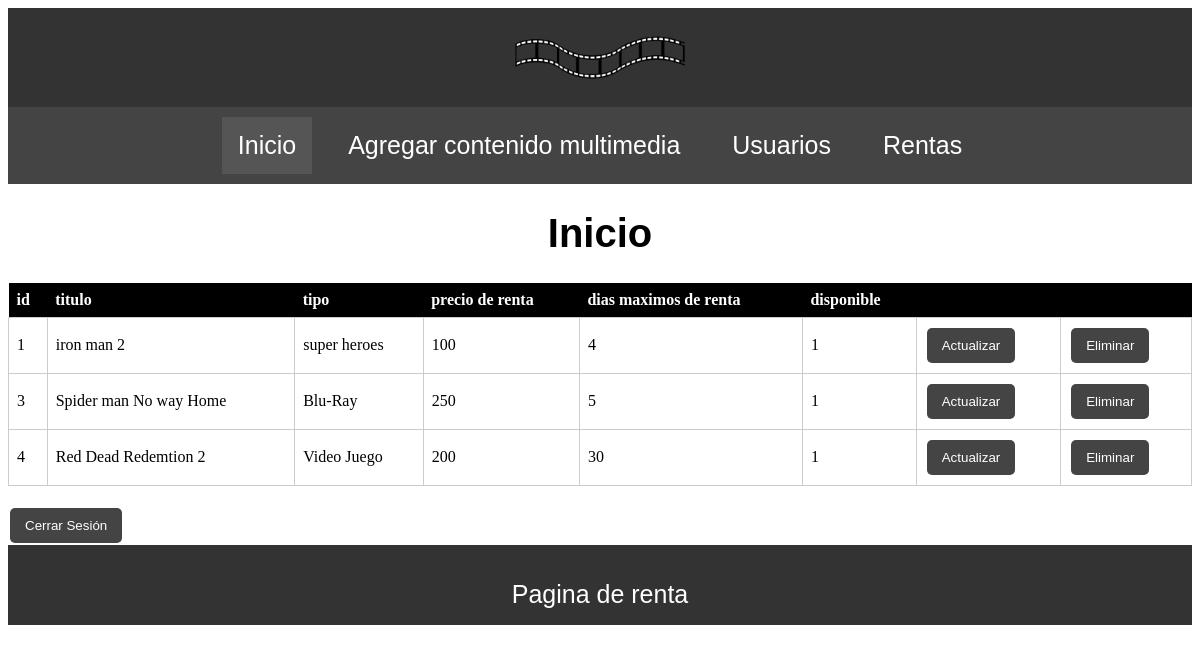
The page /views/admin/admin_principal.php (signed in) on the database its author committed.
### tables this page shows
CREATE TABLE `multimedia` (
  `id` int NOT NULL AUTO_INCREMENT,
  `titulo` varchar(45) NOT NULL,
  `tipo` varchar(45) NOT NULL,
  `precio_renta` double DEFAULT NULL,
  `dias_renta` varchar(45) DEFAULT NULL,
  `disponible` tinyint(1) DEFAULT NULL,
  PRIMARY KEY (`id`)
);

### views/admin/admin_principal.php (the view, shortened to what this page needs)
<html>
<head>
    <link rel="stylesheet" href="../../css/admin.css">
</head>
<body>
    <header class="header">
        <a href="admin_principal.php">
            <img class="header__logo" src="../../img/logo.png" alt="logo">
        </a>
    </header>
    <nav class="navegacion">
        <a href="admin_principal.php" class="navegacion__enlace navegacion__enlace--activo">Inicio</a>
        <a href="productos.php" class="navegacion__enlace">Agregar contenido multimedia</a>
        <a href="usuarios.php" class="navegacion__enlace">Usuarios</a>
        <a href="rentas.php" class="navegacion__enlace">Rentas</a>
    </nav>
    <main>
        <h1>Inicio</h1>
    <table>
        <tr>
            <th>id</th>
            <th>titulo</th>
            <th>tipo</th>
            <th>precio de renta</th>
            <th>dias maximos de renta</th>
            <th>disponible</th>
            <th></th>
            <th></th>
        </tr>
        <?php
        require_once '../conexion.php';
        if($conn) {
            $sql = "SELECT id, titulo, tipo, precio_renta, dias_renta, disponible FROM multimedia";
            $resultado = mysqli_query($conn, $sql);
            while ($row = mysqli_fetch_assoc($resultado)) {
                echo "<tr>";
                echo "<td>" . $row['id'] . "</td>";
                echo "<td>" . $row['titulo'] . "</td>";
                echo "<td>" . $row['tipo'] . "</td>";
                echo "<td>" . $row['precio_renta'] . "</td>";
                echo "<td>" . $row['dias_renta'] . "</td>";
                echo "<td>" . $row['disponible'] . "</td>";
                echo "<td><button onclick=\"location.href='actualizar.php?id=".$row['id']."'\" class=\"boton boton-actualizar\">Actualizar</button></td>";
                echo "<td><button onclick=\"eliminarRegistro('".$row['id']."')\" class=\"boton boton-eliminar\">Eliminar</button></td>";
                echo "</tr>";
            }
        } else {
            echo "Error al conectar a la base de datos.";
        }
        ?>
    </table>
    </main>
    <button onclick="location.href='../cerrar_sesion.php'" class="boton">Cerrar Sesión</button>
    <footer class="footer">
        <p class="footer__texto">Pagina de renta</p>
    </footer>
</body>
</html>

### css/admin.css (style rules this page uses)
body { background-color: white; }
p { font-family: 'Josefin Sans', sans-serif; font-size: 25px; color: black; }
a { text-decoration: none; }
h1 { font-family: 'Josefin Sans', sans-serif; color: black; font-size: 40px; text-align: center; padding: 0; }
img { max-width: 15%; }
.header { background-color: #333; justify-content: center; display: flex; }
.header__logo { padding: 20px; margin: auto; display: block; }
.footer { background-color: #333;; text-align: center; padding: 10px 0; height: 60px; }
.footer__texto { align-items: center; text-align: center; color: white; }
.navegacion { background-color: #444; padding: 10px 0; display: flex; justify-content: center; gap: 20px; }
.navegacion__enlace { color: white; font-family: 'Josefin Sans', sans-serif; font-size: 25px; display: flex; text-align: center; padding: 14px 16px; text-decoration: none; }
.navegacion__enlace--activo, .navegacion__enlace:hover { background-color: #555; }
.boton { background-color: #444; color: white; border: none; padding: 10px 15px; text-align: center; text-decoration: none; display: inline-block; margin: 2px; cursor: pointer; border-radius: 5px; }
table { border-collapse: collapse; width: 100%; margin-bottom: 20px; border-spacing: 10px; }
th, td { text-align: left; padding: 8px; }
th { background-color: black; color: white; }
td { border: 1px solid #ccc; }

### rows shown on the page
multimedia: id "1", titulo "iron man 2", tipo "super heroes", precio_renta "100", dias_renta "4", disponible "1"
multimedia: id "3", titulo "Spider man No way Home", tipo "Blu-Ray", precio_renta "250", dias_renta "5", disponible "1"
multimedia: id "4", titulo "Red Dead Redemtion 2", tipo "Video Juego", precio_renta "200", dias_renta "30", disponible "1"
